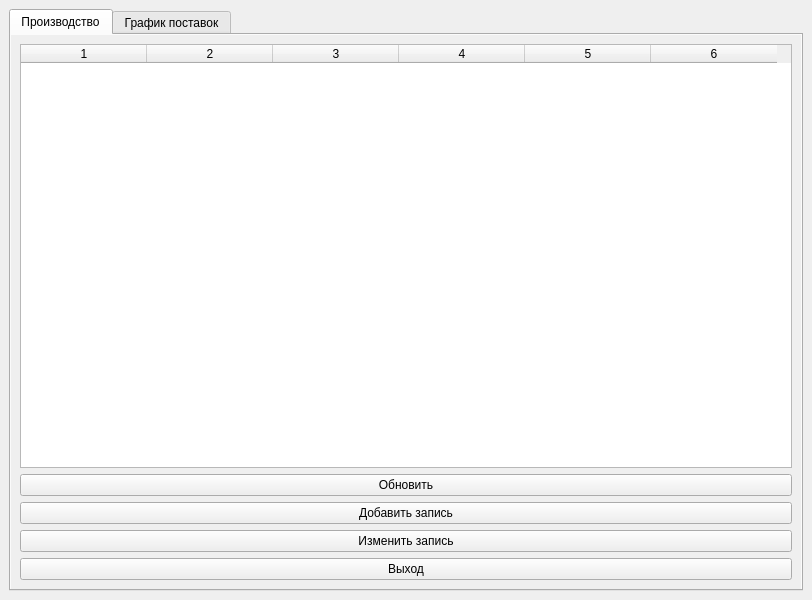
<?xml version="1.0" encoding="UTF-8"?>
<ui version="4.0">
 <class>MainWindow</class>
 <widget class="QMainWindow" name="MainWindow">
  <property name="enabled">
   <bool>true</bool>
  </property>
  <property name="geometry">
   <rect>
    <x>0</x>
    <y>0</y>
    <width>800</width>
    <height>600</height>
   </rect>
  </property>
  <property name="sizePolicy">
   <sizepolicy hsizetype="Preferred" vsizetype="Preferred">
    <horstretch>0</horstretch>
    <verstretch>0</verstretch>
   </sizepolicy>
  </property>
  <property name="baseSize">
   <size>
    <width>800</width>
    <height>600</height>
   </size>
  </property>
  <property name="windowTitle">
   <string>Промышленное производство</string>
  </property>
  <property name="animated">
   <bool>true</bool>
  </property>
  <widget class="QWidget" name="centralwidget">
   <layout class="QVBoxLayout" name="verticalLayout">
    <item>
     <widget class="QTabWidget" name="tabWidget">
      <property name="sizePolicy">
       <sizepolicy hsizetype="MinimumExpanding" vsizetype="Expanding">
        <horstretch>0</horstretch>
        <verstretch>0</verstretch>
       </sizepolicy>
      </property>
      <property name="currentIndex">
       <number>0</number>
      </property>
      <widget class="QWidget" name="tab">
       <property name="autoFillBackground">
        <bool>true</bool>
       </property>
       <attribute name="title">
        <string>Производство</string>
       </attribute>
       <layout class="QVBoxLayout" name="verticalLayout_2">
        <item>
         <widget class="QTableWidget" name="tableWidget_1">
          <property name="sizePolicy">
           <sizepolicy hsizetype="Minimum" vsizetype="Minimum">
            <horstretch>0</horstretch>
            <verstretch>0</verstretch>
           </sizepolicy>
          </property>
          <property name="tabletTracking">
           <bool>false</bool>
          </property>
          <property name="contextMenuPolicy">
           <enum>Qt::DefaultContextMenu</enum>
          </property>
          <property name="sizeAdjustPolicy">
           <enum>QAbstractScrollArea::AdjustToContents</enum>
          </property>
          <property name="editTriggers">
           <set>QAbstractItemView::NoEditTriggers</set>
          </property>
          <property name="dragEnabled">
           <bool>false</bool>
          </property>
          <property name="columnCount">
           <number>6</number>
          </property>
          <attribute name="horizontalHeaderVisible">
           <bool>true</bool>
          </attribute>
          <attribute name="horizontalHeaderDefaultSectionSize">
           <number>126</number>
          </attribute>
          <attribute name="horizontalHeaderHighlightSections">
           <bool>true</bool>
          </attribute>
          <attribute name="verticalHeaderVisible">
           <bool>false</bool>
          </attribute>
          <attribute name="verticalHeaderCascadingSectionResizes">
           <bool>false</bool>
          </attribute>
          <attribute name="verticalHeaderHighlightSections">
           <bool>true</bool>
          </attribute>
          <column/>
          <column/>
          <column/>
          <column/>
          <column/>
          <column/>
         </widget>
        </item>
        <item>
         <widget class="QPushButton" name="Refresh">
          <property name="text">
           <string>Обновить</string>
          </property>
         </widget>
        </item>
        <item>
         <widget class="QPushButton" name="AddLine">
          <property name="text">
           <string>Добавить запись</string>
          </property>
         </widget>
        </item>
        <item>
         <widget class="QPushButton" name="ChangeLine">
          <property name="text">
           <string>Изменить запись</string>
          </property>
         </widget>
        </item>
        <item>
         <widget class="QPushButton" name="Exit">
          <property name="text">
           <string>Выход</string>
          </property>
         </widget>
        </item>
       </layout>
      </widget>
      <widget class="QWidget" name="tab_2">
       <property name="autoFillBackground">
        <bool>true</bool>
       </property>
       <attribute name="title">
        <string>График поставок</string>
       </attribute>
       <layout class="QHBoxLayout" name="horizontalLayout_3">
        <item>
         <widget class="QCalendarWidget" name="Calendar"/>
        </item>
        <item>
         <widget class="QTableWidget" name="tableWidget_2"/>
        </item>
       </layout>
      </widget>
     </widget>
    </item>
   </layout>
  </widget>
 </widget>
 <resources/>
 <connections/>
</ui>
